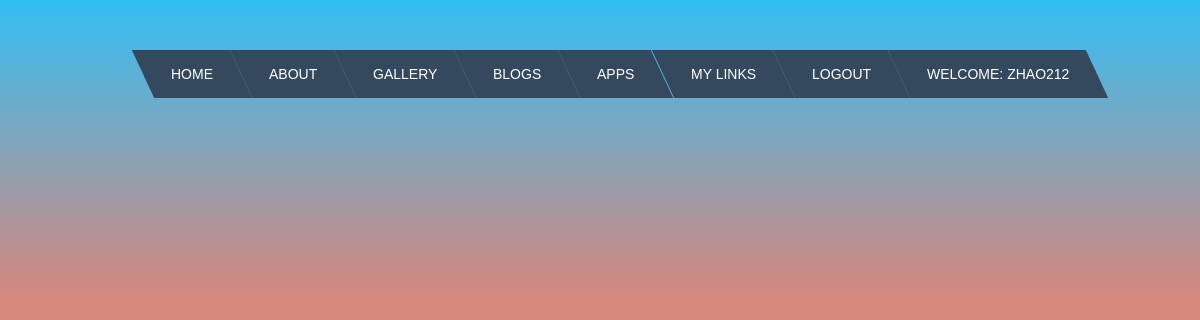
/blog/drafts/ (signed in), run on an earlier commit of the app's database.
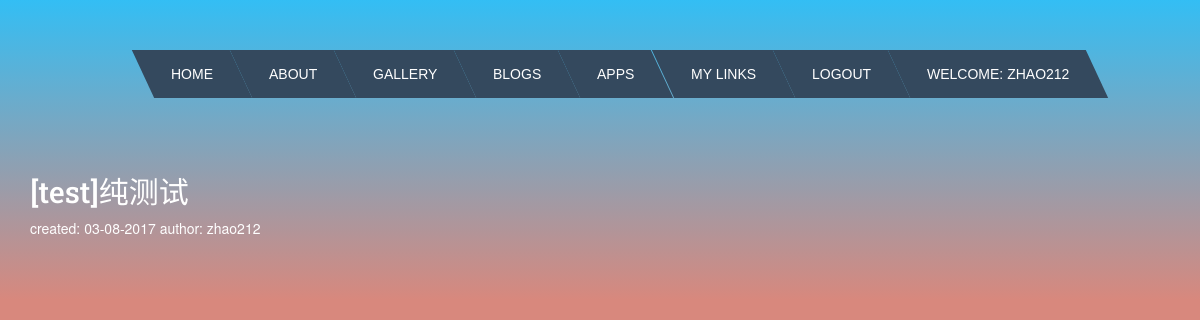
And on a later commit of the database.
### blog/models.py (models this page shows, shortened)
class Post(models.Model):
    author = models.ForeignKey('auth.User')
    title = models.CharField(max_length=200)
    text = models.TextField()
    created_date = models.DateTimeField(default = timezone.now)
    published_date = models.DateTimeField(blank=True, null = True)

### blog/views.py (the view)
class DraftListView(LoginRequiredMixin,ListView):
    login_urls = '/login/'
    context_object_name = 'post_draft_list'
    template_name = 'blog/post_draft_list.html'
    redirected_field_name = 'blog/post_list.html'
    model = Post
    def get_queryset(self):
        return Post.objects.filter(published_date__isnull=True).order_by('created_date')

### blog/templates/blog/post_draft_list.html
{%extends 'base.html'%}
{% block content %}
  {% for post in post_draft_list %}
    {% if request.user == post.author %}
      <div class="post" style="color:#ffffff">
          <h1><a class="res2" href="{% url 'blog:post_detail' pk=post.pk %}">{{ post.title }}</a></h1>
          <p class="date">created: {{ post.created_date|date:'d-m-Y' }} author: {{post.author}}</p>
      </div>
    {% endif%}
  {% endfor %}
{% endblock %}

### templates/base.html (shortened to what this page needs)
<!DOCTYPE html>
{% load staticfiles %}
<html>
<head>
  <link rel="stylesheet" href="https://maxcdn.bootstrapcdn.com/bootstrap/3.3.7/css/bootstrap.min.css">
  <link rel="stylesheet" href="https://maxcdn.bootstrapcdn.com/bootstrap/3.3.7/css/bootstrap-theme.min.css">
  <link rel="stylesheet" href="//cdn.jsdelivr.net/medium-editor/latest/css/medium-editor.min.css" type="text/css" media="screen" charset="utf-8">
  <link rel="stylesheet" href="{% static 'CSS/blog.css' %}">
  <link rel="stylesheet" href="{% static 'CSS/blocknav.css' %}">
</head>
<body>
  <div >
    <ul class="menu cf">
      <li><a href="{% url 'home' %}">Home</a></li>
      <li><a href="{% url 'blog:about'%}">About</a></li>
      <li><a href="{% url 'gallery'%}">Gallery</a></li>
      <li><a href="{% url 'blog:post_list'%}">Blogs</a>
      </li>
      <li>
        <a href="#">Apps</a>
      </li>
      <li>
        <a href="#">My Links</a>
      </li>
      {% if user.is_authenticated %}
      <li><a href="{% url 'accounts:logout' %}">Logout</a></li>
      <li><a href="#">Welcome: {{ user.username }}</a></li>
      {% else %}
      <li><a href="{% url 'accounts:login' %}">Login</a></li>
      <li><a href="{% url 'accounts:signup' %}">Sign Up</a></li>
      {% endif %}
</ul>
  <div class="container" >
    <div class="row">
      <div class="col-md-8">
        <div class="blog_posts" >
          {% block content %}
          {% endblock %}
        </div>
      </div>
    </div>
  </div>
</div>
</body>
</html>

### blog/static/CSS/blog.css (style rules this page uses)
.res2 { font-family: 'Roboto Slab', serif; font-size: 30px; color: #ffffff; }
* { box-sizing: border-box; }

### blog/static/CSS/blocknav.css (style rules this page uses)
html { height: 100%; }
body { margin: 0; padding: 0; height: 100%; background-color: #d8887d; background-image: -webkit-linear-gradient(top, #33bef4, transparent); background-image: -moz-linear-gradient(top, #33bef4, transparent); background-image: -o-linear-gradient(top, #33bef4, transparent); background-image: linear-gradient(to bottom, #33bef4, transparent); background-repeat:no-repeat; background-size:100% 300px; }
li { z-index: 999; }
.cf:before, .cf:after { content:" "; display: table; }
.cf:after { clear: both; }
.cf { *zoom: 1; }
.menu { list-style:none; margin: 50px auto; width: 800px; width: -moz-fit-content; width: -webkit-fit-content; width: fit-content; }
.menu > li { background: #34495e; float: left; position: relative; -webkit-transform: skewX(25deg); }
.menu a { display: block; color: #fff; text-transform: uppercase; text-decoration: none; font-family: Arial, Helvetica; font-size: 14px; }
.menu > li > a { -webkit-transform: skewX(-25deg); padding: 1em 2em; }

What changed in the data, as far as the page shows it:
added Post: title "[test]纯测试", created_date "03-08-2017", author "zhao212"
